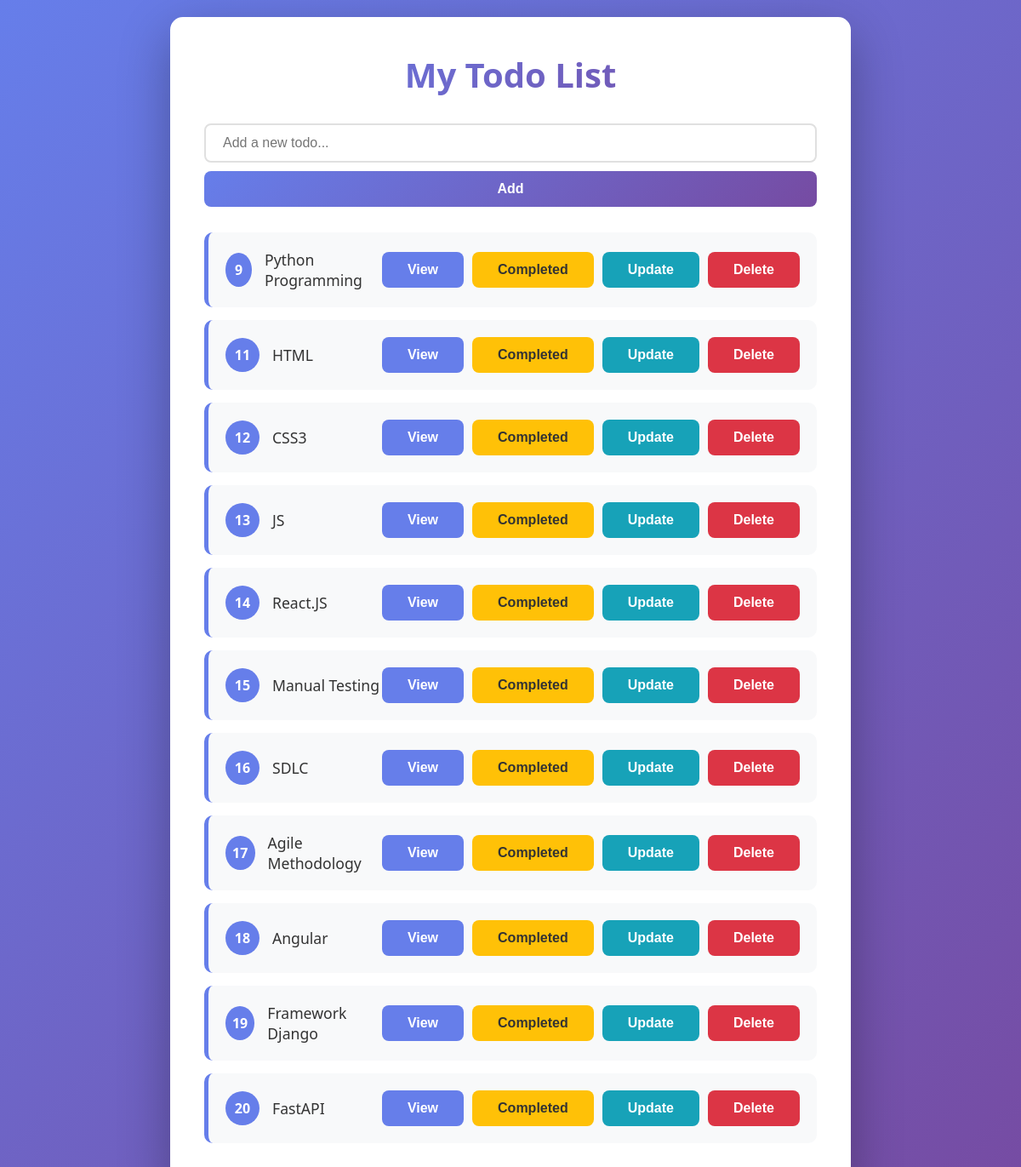
The page / on the database its author committed.
### todo/models.py (models this page shows, shortened)
class Todos(models.Model):
    title = models.CharField(max_length=20)
    is_completed = models.BooleanField(default=False)

### todo/views.py (the view)
# urls.py: 2. Add a URL to urlpatterns:  path('', views.home, name='home')
def home(request):
    if request.method == 'POST':
        title = request.POST["title"]
        Todos.objects.create(title = title)
        return redirect('home_page')
    todo_data = Todos.objects.all()
    return render(request, 'todo/home.html', {'context': todo_data})

### todo/templates/todo/home.html (shortened to what this page needs)
<!DOCTYPE html>
<html lang="en">
<head>
    {% load static %}
    <link rel="stylesheet" href="{% static 'todo/styles/todo.css' %}">
</head>
<body>
    <div class="container">
        <h3>My Todo List</h3>
        <form action="" method="post" class="form-group">
            <input type="text" name="title" id="title" placeholder="Add a new todo...">
            <button type="submit" class="btn-submit">Add</button>
        </form>
        {% if context %}
            <ul class="todo-list">
                {% for i in context %}
                    <li class="todo-item">
                        <div class="todo-content">
                            <div class="todo-id">{{ i.id }}</div>
                            <div class="todo-title">{{ i.title }}</div>
                        </div>
                        <div class="todo-actions">
                            <a href="{% url 'display_todo_by_id' i.id %}" target="_blank">
                                <button class="btn-view">View</button>
                            </a>
                            <a href="{% url "toggle" i.id %}">
                                <button class="btn-toggle">
                                    {% if i.is_completed %}
                                        Completed
                                    {% else %}
                                        Incomplete
                                    {% endif %}
                                </button>
                            </a>
                            <a href="{% url "update_todo" i.id %}">
                                <button class="btn-update">Update</button>
                            </a>
                            <a href="{% url "delete_todo" i.id %}">
                                <button class="btn-delete">Delete</button>
                            </a>
                        </div>
                    </li>
                {% endfor %}
            </ul>
        {% else %}
            <div class="empty-state">
                <p>No todos yet! Add one to get started.</p>
            </div>
        {% endif %}
    </div>
</body>
</html>

### todo/static/todo/styles/todo.css (style rules this page uses)
* { margin: 0; padding: 0; box-sizing: border-box; }
body { font-family: 'Segoe UI', Tahoma, Geneva, Verdana, sans-serif; background: linear-gradient(135deg, #667eea 0%, #764ba2 100%); min-height: 100vh; padding: 20px; }
.container { max-width: 800px; margin: 0 auto; background: white; border-radius: 15px; box-shadow: 0 20px 60px rgba(0, 0, 0, 0.3); padding: 40px; }
h3, h1 { color: #333; text-align: center; background: linear-gradient(135deg, #667eea 0%, #764ba2 100%); -webkit-background-clip: text; -webkit-text-fill-color: transparent; background-clip: text; }
h3 { font-size: 2.5em; margin-bottom: 30px; }
.form-group { display: flex; gap: 10px; margin-bottom: 30px; }
form { display: flex; flex-direction: column; gap: 20px; }
input[type="text"] { padding: 12px 20px; border: 2px solid #e0e0e0; border-radius: 8px; font-size: 1em; transition: all 0.3s ease; }
.btn-submit, .btn-back, button { padding: 12px 30px; background: linear-gradient(135deg, #667eea 0%, #764ba2 100%); color: white; border: none; border-radius: 8px; font-size: 1em; font-weight: 600; cursor: pointer; transition: all 0.3s ease; }
.todo-list { list-style: none; }
.todo-item { background: #f8f9fa; padding: 20px; margin-bottom: 15px; border-radius: 10px; display: flex; align-items: center; justify-content: space-between; transition: all 0.3s ease; border-left: 5px solid #667eea; }
.todo-content { flex: 1; display: flex; align-items: center; gap: 15px; }
.todo-id { background: #667eea; color: white; width: 40px; height: 40px; border-radius: 50%; display: flex; align-items: center; justify-content: center; font-weight: bold; }
.todo-title { font-size: 1.1em; color: #333; font-weight: 500; }
.todo-actions { display: flex; gap: 10px; }
.btn-view { background: #667eea; color: white; }
.btn-toggle { background: #ffc107; color: #333; }
.btn-update { background: #17a2b8; color: white; }
.btn-delete { background: #dc3545; color: white; }

### rows shown on the page
Todos: id "9", title "Python Programming", is_completed "Completed"
Todos: id "11", title "HTML", is_completed "Completed"
Todos: id "12", title "CSS3", is_completed "Completed"
Todos: id "13", title "JS", is_completed "Completed"
Todos: id "14", title "React.JS", is_completed "Completed"
Todos: id "15", title "Manual Testing", is_completed "Completed"
Todos: id "16", title "SDLC", is_completed "Completed"
Todos: id "17", title "Agile Methodology", is_completed "Completed"
Todos: id "18", title "Angular", is_completed "Completed"
Todos: id "19", title "Framework Django", is_completed "Completed"
Todos: id "20", title "FastAPI", is_completed "Completed"
